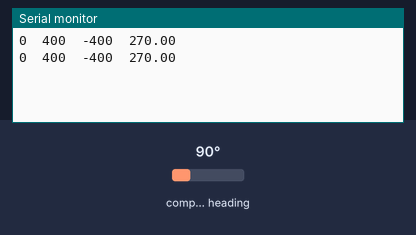
The program below on a simulated ATmega328P, built with avr-gcc and emulated at 16 MHz. On the bench: the last lines printed to the serial monitor. Wiring (inferred from the names in the program): HMC5883L compass at I2C address 0x1E. Inputs (shaded band) come from the test bench; at power-on: compass heading 90°.

Above: at 1.2 s.
1.3 s: compass heading set to 269°
At 2.7 s:
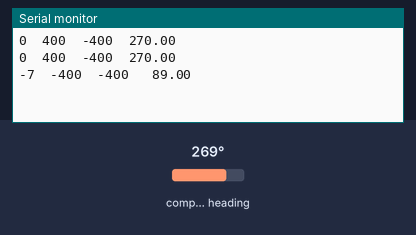
4.5 s: compass heading set to 7°
At 5.5 s:
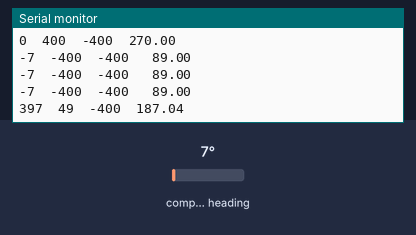

Measured:
- after the input at 1.3 s, the serial monitor: prints a new line after 0.71 s (image 1)
- after the input at 4.5 s, the serial monitor: prints a new line after 0.53 s (image 2)

The program:

main.c
```c
#ifndef F_CPU
#define F_CPU 16000000UL
#endif

#include <avr/io.h>
#include <util/delay.h>
#include <math.h>
#include <stdlib.h>

#include "i2c_master.h"

#define HMC5883L_WRITE 0x3C
#define HMC5883L_READ 0x3D

void init_uart(uint16_t baudrate){

	uint16_t UBRR_val = (F_CPU/16)/(baudrate-1);

	UBRR0H = UBRR_val >> 8;
	UBRR0L = UBRR_val;

	UCSR0B |= (1<<TXEN0) | (1<<RXEN0) | (1<<RXCIE0); // UART TX (Transmit - senden) einschalten
	UCSR0C |= (1<<USBS0) | (3<<UCSZ00); //Modus Asynchron 8N1 (8 Datenbits, No Parity, 1 Stopbit)
}

void uart_putc(unsigned char c){

	while(!(UCSR0A & (1<<UDRE0))); // wait until sending is possible
	UDR0 = c; // output character saved in c
}

void uart_puts(char *s){
	while(*s){
		uart_putc(*s);
		s++;
	}
}

char buffer[6];

int16_t raw_x = 0;
int16_t raw_y = 0;
int16_t raw_z = 0;
float headingDegrees = 0;

void init_HMC5883L(void){

	i2c_start(HMC5883L_WRITE);
	i2c_write(0x00); // set pointer to CRA
	i2c_write(0x70); // write 0x70 to CRA
	i2c_stop();

	i2c_start(HMC5883L_WRITE);
	i2c_write(0x01); // set pointer to CRB
	i2c_write(0xA0);
	i2c_stop();

	i2c_start(HMC5883L_WRITE);
	i2c_write(0x02); // set pointer to measurement mode
	i2c_write(0x00); // continous measurement
	i2c_stop();
}

float getHeading(void){

	i2c_start(HMC5883L_WRITE);
	i2c_write(0x03); // set pointer to X axis MSB
	i2c_stop();

	i2c_start(HMC5883L_READ);

	raw_x = ((uint8_t)i2c_read_ack())<<8;
	raw_x |= i2c_read_ack();

	raw_z = ((uint8_t)i2c_read_ack())<<8;
	raw_z |= i2c_read_ack();

	raw_y = ((uint8_t)i2c_read_ack())<<8;
	raw_y |= i2c_read_nack();

	i2c_stop();

	headingDegrees = atan2((double)raw_y,(double)raw_x) * 180 / 3.141592654 + 180;

	return headingDegrees;
}

int main(void){

	init_uart(57600);
	i2c_init();
	init_HMC5883L();

	while(1){
		getHeading();

		itoa(raw_x, buffer, 10);
		uart_puts(buffer);
		uart_puts("  ");

		itoa(raw_y, buffer, 10);
		uart_puts(buffer);
		uart_puts("  ");

		itoa(raw_z, buffer, 10);
		uart_puts(buffer);
		uart_puts("  ");

		dtostrf(headingDegrees, 6, 2, buffer);
		uart_puts(buffer);
		uart_puts("  \r\n");

		_delay_ms(1000);
	}

	return 0;
}
```

i2c_master.c
```c
#ifndef  F_CPU
#define F_CPU 16000000UL
#endif

#include <avr/io.h>
#include <util/twi.h>

#include "i2c_master.h"

#define F_SCL 400000UL // SCL frequency
#define Prescaler 1
#define TWBR_val ((((F_CPU / F_SCL) / Prescaler) - 16 ) / 2)

void i2c_init(void)
{
	TWBR = (uint8_t)TWBR_val;
}

uint8_t i2c_start(uint8_t address)
{
	// reset TWI control register
	TWCR = 0;
	// transmit START condition
	TWCR = (1<<TWINT) | (1<<TWSTA) | (1<<TWEN);
	// wait for end of transmission
	while( !(TWCR & (1<<TWINT)) );

	// check if the start condition was successfully transmitted
	if((TWSR & 0xF8) != TW_START){ return 1; }

	// load slave address into data register
	TWDR = address;
	// start transmission of address
	TWCR = (1<<TWINT) | (1<<TWEN);
	// wait for end of transmission
	while( !(TWCR & (1<<TWINT)) );

	// check if the device has acknowledged the READ / WRITE mode
	uint8_t twst = TW_STATUS & 0xF8;
	if ( (twst != TW_MT_SLA_ACK) && (twst != TW_MR_SLA_ACK) ) return 1;

	return 0;
}

uint8_t i2c_write(uint8_t data)
{
	// load data into data register
	TWDR = data;
	// start transmission of data
	TWCR = (1<<TWINT) | (1<<TWEN);
	// wait for end of transmission
	while( !(TWCR & (1<<TWINT)) );

	if( (TWSR & 0xF8) != TW_MT_DATA_ACK ){ return 1; }

	return 0;
}

uint8_t i2c_read_ack(void)
{

	// start TWI module and acknowledge data after reception
	TWCR = (1<<TWINT) | (1<<TWEN) | (1<<TWEA);
	// wait for end of transmission
	while( !(TWCR & (1<<TWINT)) );
	// return received data from TWDR
	return TWDR;
}

uint8_t i2c_read_nack(void)
{

	// start receiving without acknowledging reception
	TWCR = (1<<TWINT) | (1<<TWEN);
	// wait for end of transmission
	while( !(TWCR & (1<<TWINT)) );
	// return received data from TWDR
	return TWDR;
}

uint8_t i2c_transmit(uint8_t address, uint8_t* data, uint16_t length)
{
	if (i2c_start(address<<1 | I2C_WRITE)) return 1;

	for (uint16_t i = 0; i < length; i++)
	{
		if (i2c_write(data[i])) return 1;
	}

	i2c_stop();

	return 0;
}

uint8_t i2c_receive(uint8_t address, uint8_t* data, uint16_t length)
{
	if (i2c_start(address<<1 | I2C_READ)) return 1;

	for (uint16_t i = 0; i < (length-1); i++)
	{
		data[i] = i2c_read_ack();
	}
	data[(length-1)] = i2c_read_nack();

	i2c_stop();

	return 0;
}

uint8_t i2c_writeReg(uint8_t devaddr, uint8_t regaddr, uint8_t* data, uint16_t length)
{
	if (i2c_start(devaddr | 0x00)) return 1;

	i2c_write(regaddr);

	for (uint16_t i = 0; i < length; i++)
	{
		if (i2c_write(data[i])) return 1;
	}

	i2c_stop();

	return 0;
}

uint8_t i2c_readReg(uint8_t devaddr, uint8_t regaddr, uint8_t* data, uint16_t length)
{
	if (i2c_start(devaddr)) return 1;

	i2c_write(regaddr);

	if (i2c_start(devaddr | 0x01)) return 1;

	for (uint16_t i = 0; i < (length-1); i++)
	{
		data[i] = i2c_read_ack();
	}
	data[(length-1)] = i2c_read_nack();

	i2c_stop();

	return 0;
}

void i2c_stop(void)
{
	// transmit STOP condition
	TWCR = (1<<TWINT) | (1<<TWEN) | (1<<TWSTO);
}
```

i2c_master.h
```c
#ifndef I2C_MASTER_H
#define I2C_MASTER_H

#define I2C_READ 0x01
#define I2C_WRITE 0x00

extern void i2c_init(void);
extern uint8_t i2c_start(uint8_t address);
extern uint8_t i2c_write(uint8_t data);
extern uint8_t i2c_read_ack(void);
extern uint8_t i2c_read_nack(void);
extern uint8_t i2c_transmit(uint8_t address, uint8_t* data, uint16_t length);
extern uint8_t i2c_receive(uint8_t address, uint8_t* data, uint16_t length);
extern uint8_t i2c_writeReg(uint8_t devaddr, uint8_t regaddr, uint8_t* data, uint16_t length);
extern uint8_t i2c_readReg(uint8_t devaddr, uint8_t regaddr, uint8_t* data, uint16_t length);
extern void i2c_stop(void);

#endif // I2C_MASTER_H
```
